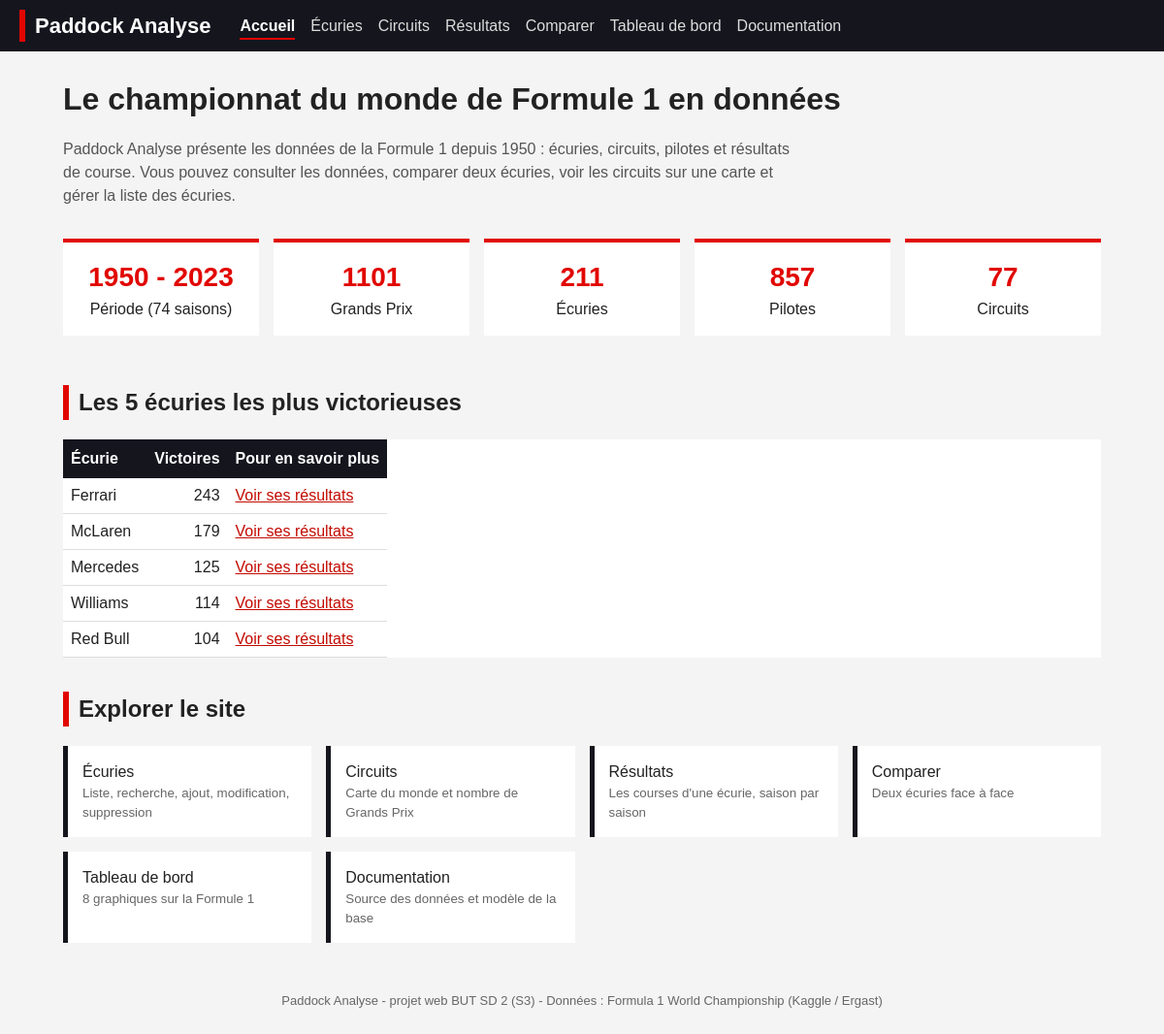
The page / on the database its author committed.
### tables this page shows
CREATE TABLE `ecurie` (
  `constructorId` int(11) NOT NULL AUTO_INCREMENT,
  `constructor_name` varchar(100) NOT NULL,
  `constructor_nationality` varchar(50) DEFAULT NULL,
  `constructor_home` varchar(50) DEFAULT NULL,
  PRIMARY KEY (`constructorId`)
);

### fonctions.php (called while the page is built, shortened)
<?php
function h($texte)
{
    $texte = (string)$texte;
    return htmlspecialchars($texte, ENT_QUOTES, 'UTF-8');
}
function lire_lignes($bdd, $requete)
{
    $lignes = array();
    $resultat = $bdd->query($requete);
    $ligne = $resultat->fetch();
    while ($ligne)
    {
        $lignes[] = $ligne;
        $ligne = $resultat->fetch();
    }
    return $lignes;
}
function lire_valeur($bdd, $requete)
{
    $resultat = $bdd->query($requete);
    $ligne = $resultat->fetch(PDO::FETCH_NUM);
    return $ligne[0];
}
?>

### index.php (the view, shortened to what this page needs)
<?php
include("./connexion.php");
include("./fonctions.php");
$nbSaisons = lire_valeur($bdd, "SELECT COUNT(*) FROM saison");
$premiereAnnee = lire_valeur($bdd, "SELECT MIN(year) FROM saison");
$derniereAnnee = lire_valeur($bdd, "SELECT MAX(year) FROM saison");
$nbCourses = lire_valeur($bdd, "SELECT COUNT(*) FROM course");
$nbEcuries = lire_valeur($bdd, "SELECT COUNT(*) FROM ecurie");
$nbPilotes = lire_valeur($bdd, "SELECT COUNT(*) FROM pilote");
$nbCircuits = lire_valeur($bdd, "SELECT COUNT(*) FROM circuit");
$top5 = lire_lignes($bdd, "SELECT e.constructorId, e.constructor_name, COUNT(*) AS victoires
    FROM resultat r
    JOIN ecurie e ON e.constructorId = r.constructorId
    WHERE r.position = 1
    GROUP BY e.constructorId, e.constructor_name
    ORDER BY victoires DESC
    LIMIT 5");
include("./entete.php");
?>
<h1>Le championnat du monde de Formule 1 en données</h1>
<p class="intro">
    Paddock Analyse présente les données de la Formule 1 depuis <?php echo $premiereAnnee; ?> :
    écuries, circuits, pilotes et résultats de course. Vous pouvez consulter les données,
    comparer deux écuries, voir les circuits sur une carte et gérer la liste des écuries.
</p>
<section class="cartes">
    <p class="carte"><span class="nombre"><?php echo $premiereAnnee . ' - ' . $derniereAnnee; ?></span>Période (<?php echo $nbSaisons; ?> saisons)</p>
    <p class="carte"><span class="nombre"><?php echo $nbCourses; ?></span>Grands Prix</p>
    <p class="carte"><span class="nombre"><?php echo $nbEcuries; ?></span>Écuries</p>
    <p class="carte"><span class="nombre"><?php echo $nbPilotes; ?></span>Pilotes</p>
    <p class="carte"><span class="nombre"><?php echo $nbCircuits; ?></span>Circuits</p>
</section>
<h2>Les 5 écuries les plus victorieuses</h2>
<table>
    <tr><th>Écurie</th><th class="num">Victoires</th><th>Pour en savoir plus</th></tr>
    <?php
    for ($i = 0; $i < count($top5); $i++)
    {
        echo '<tr>';
        echo '<td>' . h($top5[$i]['constructor_name']) . '</td>';
        echo '<td class="num">' . $top5[$i]['victoires'] . '</td>';
        echo '<td><a href="resultats.php?ecurie=' . $top5[$i]['constructorId'] . '">Voir ses résultats</a></td>';
        echo '</tr>';
    }
    ?>
</table>
<h2>Explorer le site</h2>
<section class="liens">
    <a href="ecuries.php">Écuries<small>Liste, recherche, ajout, modification, suppression</small></a>
    <a href="circuits.php">Circuits<small>Carte du monde et nombre de Grands Prix</small></a>
    <a href="resultats.php">Résultats<small>Les courses d'une écurie, saison par saison</small></a>
    <a href="comparaison.php">Comparer<small>Deux écuries face à face</small></a>
    <a href="dashboard.php">Tableau de bord<small>8 graphiques sur la Formule 1</small></a>
    <a href="documentation.php">Documentation<small>Source des données et modèle de la base</small></a>
</section>
<?php
include("./pied.php");
?>

### entete.php (shortened to what this page needs)
<?php
$page = basename($_SERVER['SCRIPT_NAME']);
function lien_menu($fichier, $texte, $page)
{
    if ($fichier == $page)
    {
        echo '<a class="actif" href="' . $fichier . '">' . $texte . '</a>';
    }
    else
    {
        echo '<a href="' . $fichier . '">' . $texte . '</a>';
    }
}
?>
<!DOCTYPE html>
<html lang="fr">
<head>
    <link rel="stylesheet" href="style.css">
</head>
<body>
<header>
    <a class="logo" href="index.php">Paddock Analyse</a>
    <nav>
        <?php
        lien_menu('index.php', 'Accueil', $page);
        lien_menu('ecuries.php', 'Écuries', $page);
        ?>
    </nav>
</header>
<main>

### pied.php
</main>
<footer>
    Paddock Analyse - projet web BUT SD 2 (S3) - Données : Formula 1 World Championship (Kaggle / Ergast)
</footer>
</body>
</html>

### style.css (style rules this page uses)
* { box-sizing: border-box; }
body { margin: 0; font-family: Arial, Helvetica, sans-serif; background: #f4f4f4; color: #222; line-height: 1.5; }
a { color: #c20a00; }
header { background: #15151e; padding: 10px 20px; display: flex; flex-wrap: wrap; align-items: center; gap: 10px 30px; }
.logo { color: #fff; font-size: 22px; font-weight: bold; text-decoration: none; border-left: 6px solid #e10600; padding-left: 10px; }
nav a { color: #ddd; text-decoration: none; margin-right: 16px; padding: 4px 0; border-bottom: 2px solid transparent; }
nav a.actif { color: #fff; font-weight: bold; border-bottom-color: #e10600; }
main { max-width: 1100px; margin: 25px auto; padding: 0 15px; }
h1 { margin: 0 0 8px 0; }
h2 { border-left: 6px solid #e10600; padding-left: 10px; margin-top: 35px; }
.intro { color: #555; max-width: 750px; }
footer { text-align: center; font-size: 13px; color: #666; padding: 25px 10px; }
table { border-collapse: collapse; width: 100%; background: #fff; margin: 12px 0; display: block; overflow-x: auto; }
th { background: #15151e; color: #fff; padding: 8px; text-align: left; white-space: nowrap; }
td { padding: 6px 8px; border-bottom: 1px solid #ddd; }
.num { text-align: right; }
.cartes { display: grid; grid-template-columns: repeat(auto-fit, minmax(150px, 1fr)); gap: 15px; }
.carte { background: #fff; border-top: 4px solid #e10600; padding: 15px; text-align: center; }
.carte .nombre { display: block; font-size: 28px; font-weight: bold; color: #e10600; }
.liens { display: grid; grid-template-columns: repeat(auto-fit, minmax(220px, 1fr)); gap: 15px; }
.liens a { background: #fff; padding: 15px; text-decoration: none; color: #222; border-left: 5px solid #15151e; }
.liens small { display: block; color: #666; }

### rows shown on the page
ecurie: constructor_name "Ferrari", victoires "243"
ecurie: constructor_name "McLaren", victoires "179"
ecurie: constructor_name "Mercedes", victoires "125"
ecurie: constructor_name "Williams", victoires "114"
ecurie: constructor_name "Red Bull", victoires "104"

### other values the page prints
$texte "Accueil"
$texte "Écuries Circuits Résultats Comparer Tableau de bord Documentation"
$premiereAnnee "1950"
$derniereAnnee "2023"
$nbSaisons "74"
$nbCourses "1101"
$nbEcuries "211"
$nbPilotes "857"
$nbCircuits "77"
